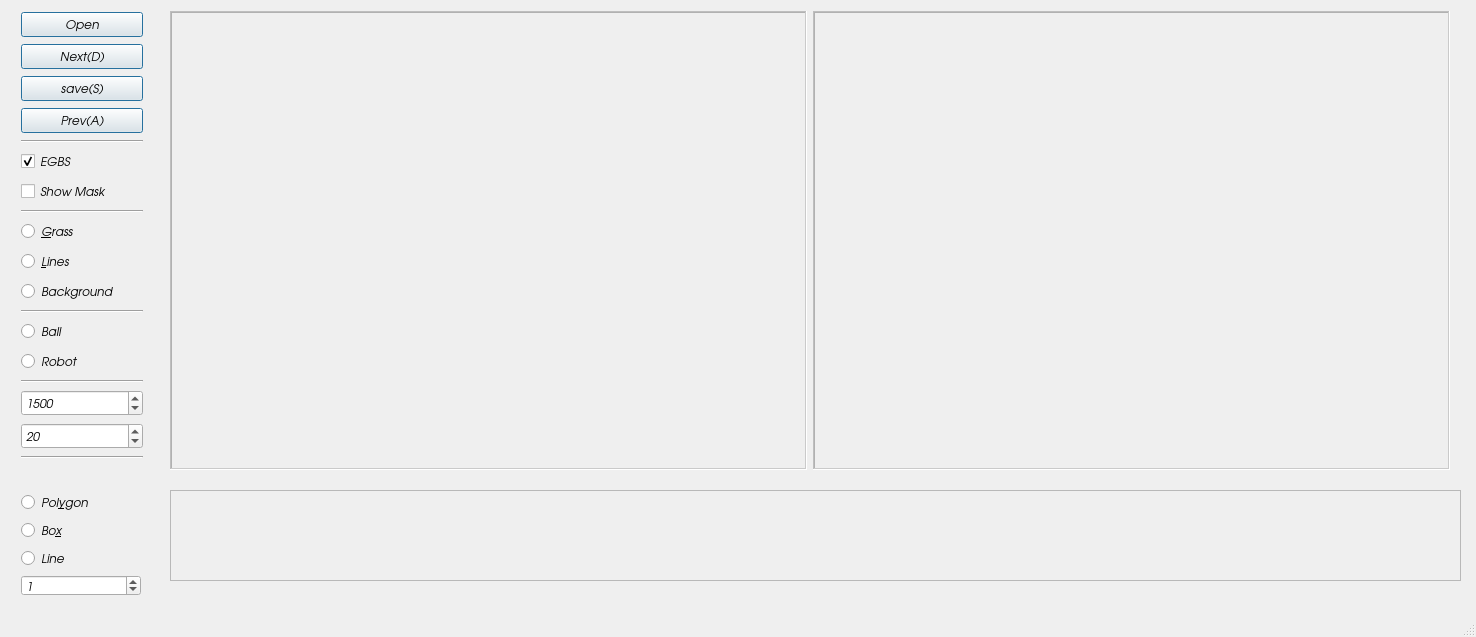
<?xml version="1.0" encoding="UTF-8"?>
<ui version="4.0">
 <class>tool</class>
 <widget class="QMainWindow" name="tool">
  <property name="windowModality">
   <enum>Qt::NonModal</enum>
  </property>
  <property name="enabled">
   <bool>true</bool>
  </property>
  <property name="geometry">
   <rect>
    <x>0</x>
    <y>0</y>
    <width>1476</width>
    <height>637</height>
   </rect>
  </property>
  <property name="font">
   <font>
    <family>URW Gothic L</family>
    <weight>50</weight>
    <italic>true</italic>
    <bold>false</bold>
    <underline>false</underline>
    <strikeout>false</strikeout>
    <stylestrategy>PreferDefault</stylestrategy>
    <kerning>false</kerning>
   </font>
  </property>
  <property name="mouseTracking">
   <bool>true</bool>
  </property>
  <property name="tabletTracking">
   <bool>false</bool>
  </property>
  <property name="focusPolicy">
   <enum>Qt::StrongFocus</enum>
  </property>
  <property name="contextMenuPolicy">
   <enum>Qt::DefaultContextMenu</enum>
  </property>
  <property name="windowTitle">
   <string>Annotation</string>
  </property>
  <property name="windowIcon">
   <iconset>
    <normaloff>mrl.png</normaloff>mrl.png</iconset>
  </property>
  <property name="inputMethodHints">
   <set>Qt::ImhNone</set>
  </property>
  <property name="toolButtonStyle">
   <enum>Qt::ToolButtonFollowStyle</enum>
  </property>
  <property name="documentMode">
   <bool>false</bool>
  </property>
  <property name="tabShape">
   <enum>QTabWidget::Triangular</enum>
  </property>
  <property name="dockNestingEnabled">
   <bool>false</bool>
  </property>
  <property name="unifiedTitleAndToolBarOnMac">
   <bool>false</bool>
  </property>
  <widget class="QWidget" name="centralWidget">
   <widget class="QWidget" name="verticalLayoutWidget">
    <property name="geometry">
     <rect>
      <x>10</x>
      <y>0</y>
      <width>144</width>
      <height>471</height>
     </rect>
    </property>
    <layout class="QVBoxLayout" name="verticalLayout">
     <item>
      <widget class="QPushButton" name="btn_Open">
       <property name="cursor">
        <cursorShape>PointingHandCursor</cursorShape>
       </property>
       <property name="focusPolicy">
        <enum>Qt::StrongFocus</enum>
       </property>
       <property name="contextMenuPolicy">
        <enum>Qt::DefaultContextMenu</enum>
       </property>
       <property name="text">
        <string>Open</string>
       </property>
       <property name="default">
        <bool>true</bool>
       </property>
       <property name="flat">
        <bool>false</bool>
       </property>
      </widget>
     </item>
     <item>
      <widget class="QPushButton" name="btn_Next">
       <property name="cursor">
        <cursorShape>PointingHandCursor</cursorShape>
       </property>
       <property name="text">
        <string>Next(D)</string>
       </property>
       <property name="default">
        <bool>true</bool>
       </property>
      </widget>
     </item>
     <item>
      <widget class="QPushButton" name="save">
       <property name="cursor">
        <cursorShape>PointingHandCursor</cursorShape>
       </property>
       <property name="text">
        <string>save(S)</string>
       </property>
       <property name="default">
        <bool>true</bool>
       </property>
      </widget>
     </item>
     <item>
      <widget class="QPushButton" name="btn_Prev">
       <property name="cursor">
        <cursorShape>PointingHandCursor</cursorShape>
       </property>
       <property name="text">
        <string>Prev(A)</string>
       </property>
       <property name="default">
        <bool>true</bool>
       </property>
      </widget>
     </item>
     <item>
      <widget class="Line" name="line_3">
       <property name="orientation">
        <enum>Qt::Horizontal</enum>
       </property>
      </widget>
     </item>
     <item>
      <widget class="QCheckBox" name="checkBox">
       <property name="tabletTracking">
        <bool>false</bool>
       </property>
       <property name="focusPolicy">
        <enum>Qt::TabFocus</enum>
       </property>
       <property name="contextMenuPolicy">
        <enum>Qt::DefaultContextMenu</enum>
       </property>
       <property name="text">
        <string>EGBS</string>
       </property>
       <property name="checked">
        <bool>true</bool>
       </property>
      </widget>
     </item>
     <item>
      <widget class="QCheckBox" name="showMask">
       <property name="text">
        <string>Show Mask</string>
       </property>
      </widget>
     </item>
     <item>
      <widget class="Line" name="line_2">
       <property name="orientation">
        <enum>Qt::Horizontal</enum>
       </property>
      </widget>
     </item>
     <item>
      <widget class="QRadioButton" name="t_grass">
       <property name="text">
        <string>&amp;Grass</string>
       </property>
      </widget>
     </item>
     <item>
      <widget class="QRadioButton" name="t_lines">
       <property name="text">
        <string>&amp;Lines</string>
       </property>
      </widget>
     </item>
     <item>
      <widget class="QRadioButton" name="t_bg">
       <property name="text">
        <string>Background</string>
       </property>
      </widget>
     </item>
     <item>
      <widget class="Line" name="line">
       <property name="orientation">
        <enum>Qt::Horizontal</enum>
       </property>
      </widget>
     </item>
     <item>
      <widget class="QRadioButton" name="t_ball">
       <property name="text">
        <string>Ball</string>
       </property>
      </widget>
     </item>
     <item>
      <widget class="QRadioButton" name="t_robot">
       <property name="text">
        <string>Robot</string>
       </property>
      </widget>
     </item>
     <item>
      <widget class="Line" name="line_4">
       <property name="orientation">
        <enum>Qt::Horizontal</enum>
       </property>
      </widget>
     </item>
     <item>
      <widget class="QSpinBox" name="k">
       <property name="maximum">
        <number>10000</number>
       </property>
       <property name="value">
        <number>1500</number>
       </property>
      </widget>
     </item>
     <item>
      <widget class="QSpinBox" name="v">
       <property name="value">
        <number>20</number>
       </property>
      </widget>
     </item>
     <item>
      <widget class="Line" name="line_5">
       <property name="orientation">
        <enum>Qt::Horizontal</enum>
       </property>
      </widget>
     </item>
    </layout>
   </widget>
   <widget class="QWidget" name="horizontalLayoutWidget">
    <property name="geometry">
     <rect>
      <x>170</x>
      <y>0</y>
      <width>1291</width>
      <height>481</height>
     </rect>
    </property>
    <layout class="QHBoxLayout" name="horizontalLayout">
     <property name="leftMargin">
      <number>0</number>
     </property>
     <item>
      <widget class="mqlabel" name="lbl">
       <property name="enabled">
        <bool>false</bool>
       </property>
       <property name="mouseTracking">
        <bool>true</bool>
       </property>
       <property name="focusPolicy">
        <enum>Qt::StrongFocus</enum>
       </property>
       <property name="frameShape">
        <enum>QFrame::WinPanel</enum>
       </property>
       <property name="frameShadow">
        <enum>QFrame::Sunken</enum>
       </property>
       <property name="text">
        <string/>
       </property>
      </widget>
     </item>
     <item>
      <widget class="mqlabel" name="lblMask">
       <property name="enabled">
        <bool>false</bool>
       </property>
       <property name="mouseTracking">
        <bool>true</bool>
       </property>
       <property name="focusPolicy">
        <enum>Qt::StrongFocus</enum>
       </property>
       <property name="frameShape">
        <enum>QFrame::WinPanel</enum>
       </property>
       <property name="frameShadow">
        <enum>QFrame::Sunken</enum>
       </property>
       <property name="text">
        <string/>
       </property>
      </widget>
     </item>
    </layout>
   </widget>
   <widget class="QLabel" name="color">
    <property name="geometry">
     <rect>
      <x>170</x>
      <y>490</y>
      <width>1291</width>
      <height>91</height>
     </rect>
    </property>
    <property name="mouseTracking">
     <bool>true</bool>
    </property>
    <property name="frameShape">
     <enum>QFrame::StyledPanel</enum>
    </property>
    <property name="text">
     <string/>
    </property>
   </widget>
   <widget class="QWidget" name="verticalLayoutWidget_2">
    <property name="geometry">
     <rect>
      <x>10</x>
      <y>480</y>
      <width>142</width>
      <height>127</height>
     </rect>
    </property>
    <layout class="QVBoxLayout" name="verticalLayout_2">
     <item>
      <widget class="QRadioButton" name="s_polygon">
       <property name="text">
        <string>Pol&amp;ygon</string>
       </property>
      </widget>
     </item>
     <item>
      <widget class="QRadioButton" name="s_box">
       <property name="text">
        <string>Bo&amp;x</string>
       </property>
      </widget>
     </item>
     <item>
      <widget class="QRadioButton" name="s_line">
       <property name="text">
        <string>Line</string>
       </property>
      </widget>
     </item>
     <item>
      <widget class="QSpinBox" name="thickness">
       <property name="value">
        <number>1</number>
       </property>
      </widget>
     </item>
    </layout>
   </widget>
  </widget>
  <widget class="QStatusBar" name="statusBar"/>
 </widget>
 <layoutdefault spacing="6" margin="11"/>
 <customwidgets>
  <customwidget>
   <class>mqlabel</class>
   <extends>QLabel</extends>
   <header location="global">src/mqlabel.h</header>
  </customwidget>
 </customwidgets>
 <resources/>
 <connections/>
</ui>
